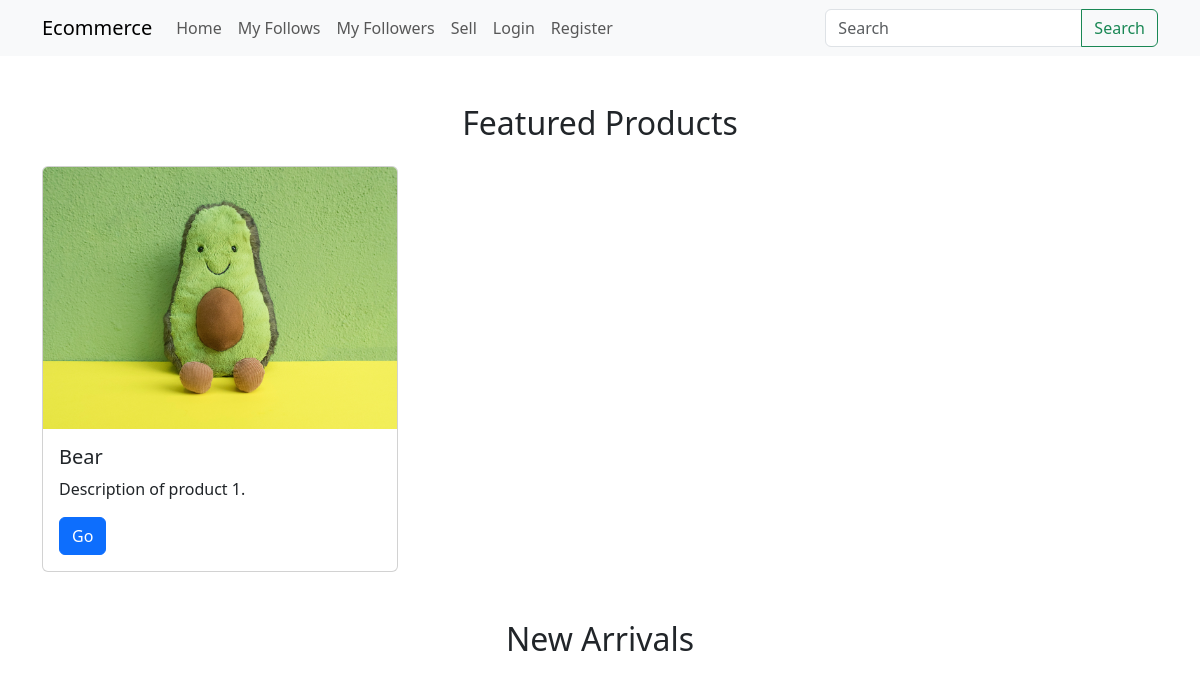
The app's page /, older data.
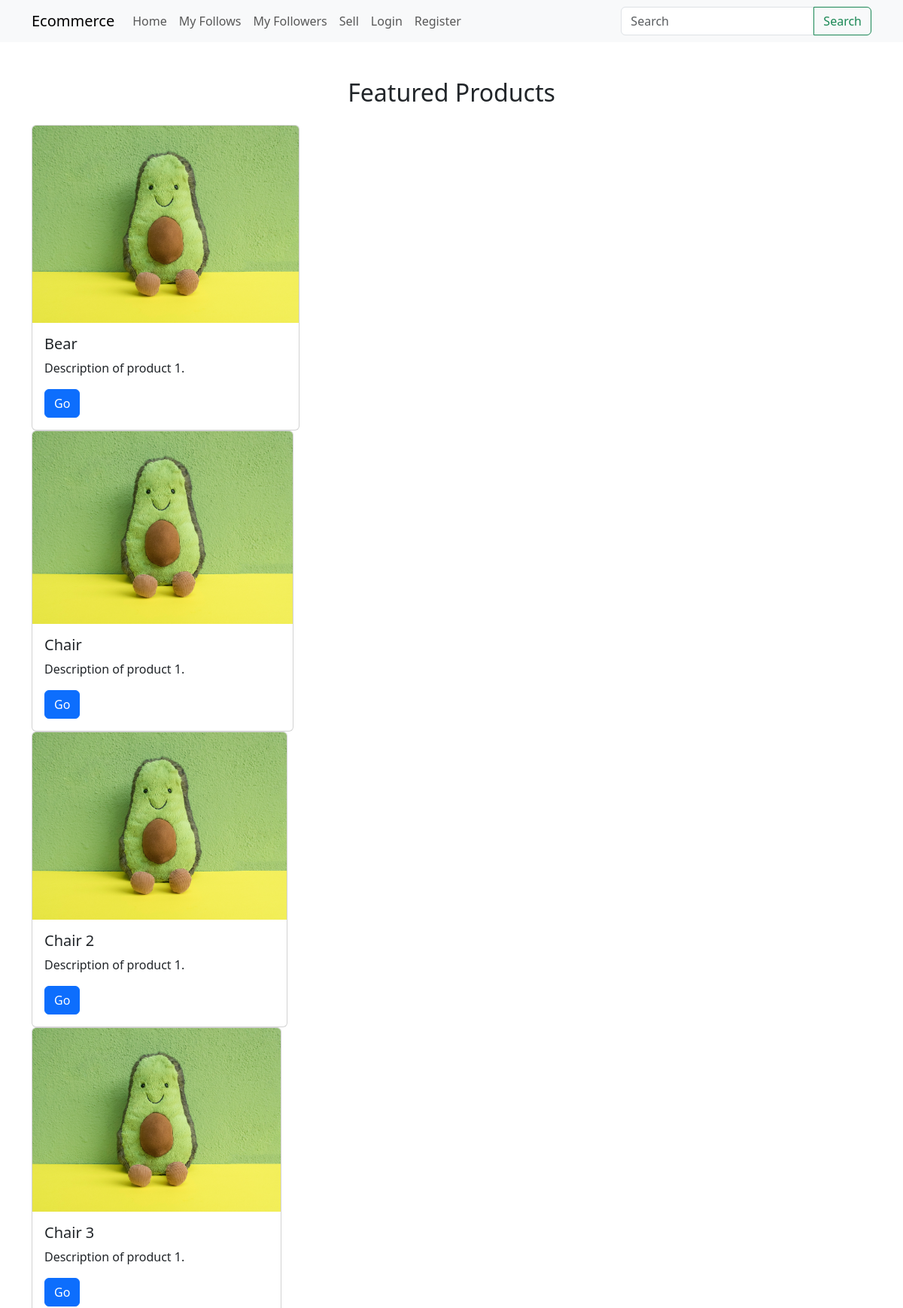
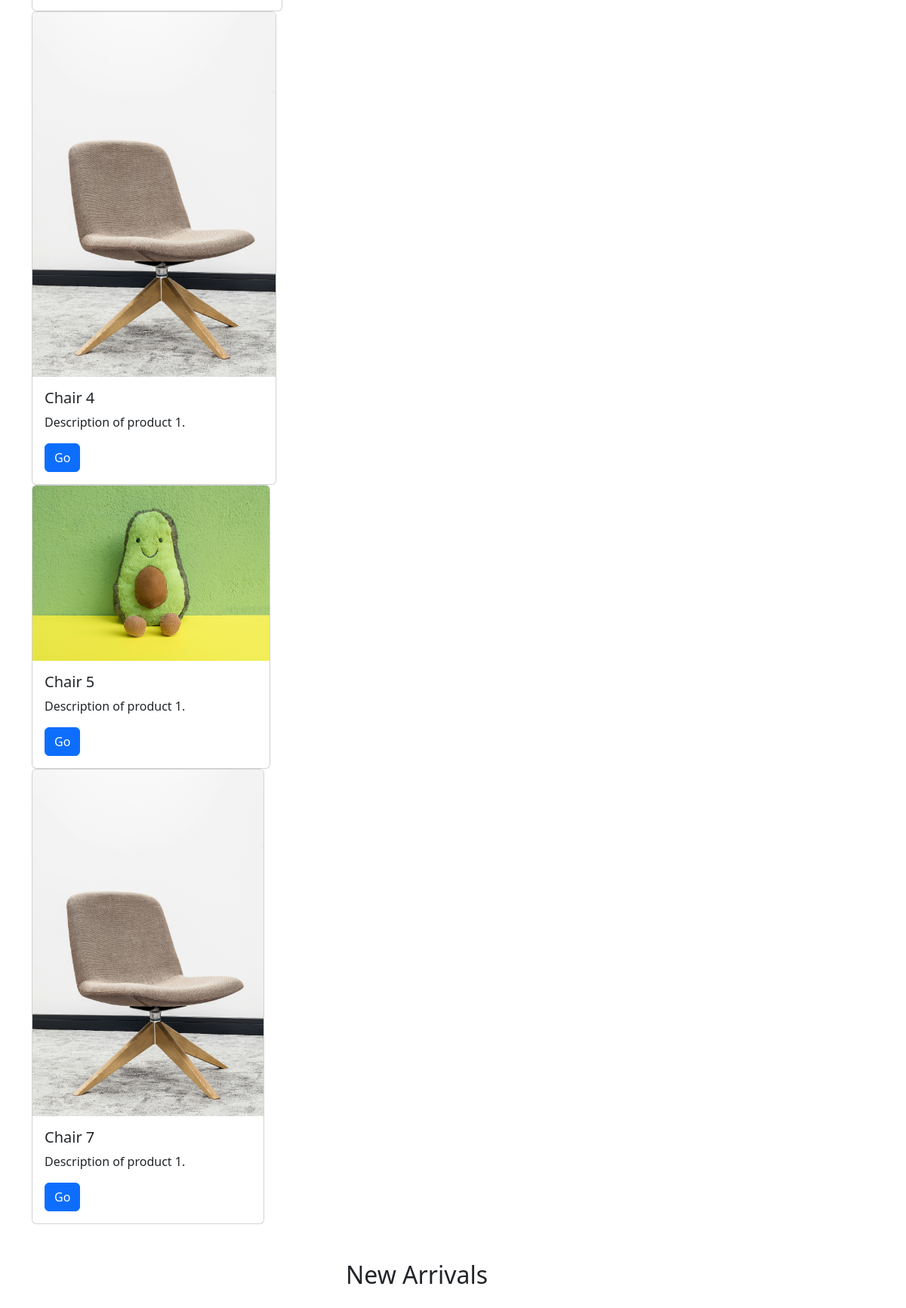
The same page, newer data (2 pictures, top to bottom).
### item/models.py (models this page shows, shortened)
class Item(models.Model):
    DEFAULT_PHOTO = 'photos/default_photo.jpg'
    name = models.CharField(max_length=40)
    price = models.DecimalField(max_digits=10, decimal_places=2)
    description = models.TextField(max_length=1000, blank=True, null=True)
    photo = models.ImageField(default=DEFAULT_PHOTO, upload_to='photos', blank=True, null=True)
    category = models.ManyToManyField(Category, blank=True)
    owner = models.ForeignKey(User, on_delete=models.CASCADE)
    heart_counter = models.IntegerField(default=0)
    views = models.IntegerField(default=0)

### item/views.py (the view)
# urls.py: path('', ItemListView.as_view(), name='home'),
class ItemListView(ListView):
    model = Item
    template_name = 'item/home.html'
    context_object_name = 'item_list'

### item/templates/item/home.html (shortened to what this page needs)
{% extends 'item/base.html' %}
{% block content %}
  <div class="container mt-5">
    <h2 class="text-center mb-4">Featured Products</h2>
      {% for item in item_list %}
    <div class="row">
      <div class="col-md-4">
        <div class="card">
          <img src="{{ item.photo.url }}" class="card-img-top" alt="...">
          <div class="card-body">
            <h5 class="card-title">{{ item.name }}</h5>
            <p class="card-text">Description of product 1.</p>
            <a href="{% url 'item:item-detail' item.id %}" class="btn btn-primary">Go</a>
          </div>
        </div>
      </div>
      {% endfor %}
    </div>
  </div>
  <div class="container mt-5">
    <h2 class="text-center mb-4">New Arrivals</h2>
  </div>
{% endblock %}

### item/templates/item/base.html (shortened to what this page needs)
<!doctype html>
<html lang="en">
<head>
    <link href="https://cdn.jsdelivr.net/npm/bootstrap@5.3.2/dist/css/bootstrap.min.css" rel="stylesheet"
>
</head>
<body>
<nav class="navbar navbar-expand-lg navbar-light bg-light">
    <div class="container">
        <a class="navbar-brand" href="{% url 'item:home' %}">Ecommerce</a>
        <div class="collapse navbar-collapse" id="navbarSupportedContent">
            <ul class="navbar-nav ml-auto">
                <li class="nav-item active">
                    <a class="nav-link" href="#">Home </a>
                </li>
                <li class="nav-item active">
                    <a class="nav-link" href="{% url 'account:my-follows' %}">My Follows</a>
                </li>
                <li class="nav-item active">
                    <a class="nav-link" href="{% url 'account:my-followers' %}">My Followers</a>
                </li>
                <li class="nav-item">
                    <a class="nav-link" href="{% url 'item:item-create' %}">Sell</a>
                </li>
                <li class="nav-item">
                    {% if request.user.is_authenticated %}
                        <a class="nav-link" href="{% url 'account:logout' %}">Logout</a>
                        </li>
                    {% else %}
                        <a class="nav-link" href="{% url 'account:login' %}">Login</a>
                        </li>
                        <li class="nav-item">
                            <a class="nav-link" href="{% url 'account:register' %}">Register</a>
                        </li>
                    {% endif %}
            </ul>
        </div>
        <form action="{% url 'item:item-search' %}" method='GET'>
            <div class="input-group">
                <input name='q' class="form-control mr-sm-2" type="search" placeholder="Search" aria-label="Search">
                <button class="btn btn-outline-success my-2 my-sm-0" type="submit">Search</button>
            </div>
        </form>
    </div>
</nav>
{% block content %}
{% endblock %}
</body>
</html>

Row changes from the older to the newer data that the page shows:
added Item: photo (placeholder picture), name "Chair"
added Item: photo (placeholder picture), name "Chair 2"
added Item: photo (placeholder picture), name "Chair 3"
added Item: photo (picture), name "Chair 4"
added Item: photo (placeholder picture), name "Chair 5"
added Item: photo (picture), name "Chair 7"
